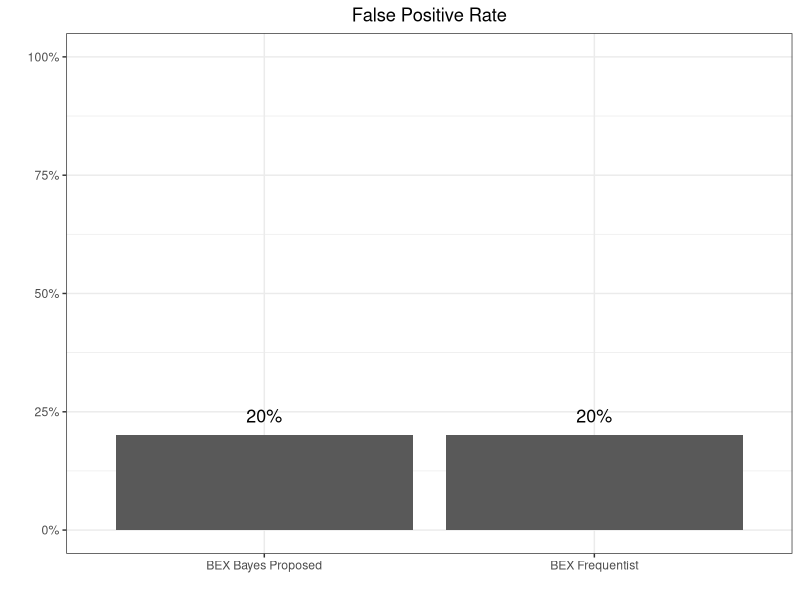
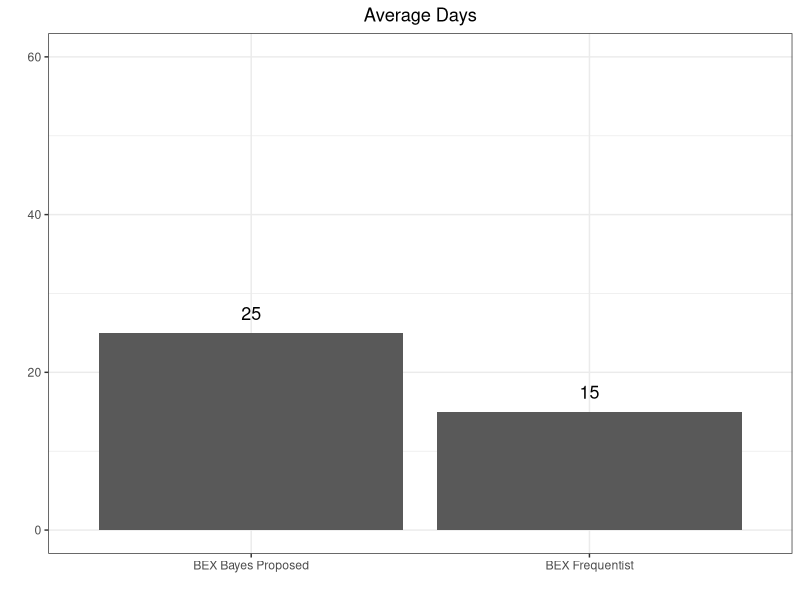

Reproduce these figures in R, in order.

library(ggplot2)


dd <- c(0.20, 0.20)
ll <- c("BEX Frequentist", "BEX Bayes Proposed")

df <- data.frame(ll, dd)

ggplot(df, aes(x=ll, y=dd))+ geom_bar(stat = "identity")+
  geom_text(aes(label = scales::percent(dd, accuracy = 1), vjust=-1, size=4))+theme_bw()+ 
  scale_y_continuous(labels = scales::percent_format(accuracy = 1), limits = c(0,1))+ theme(legend.position="none")+
  xlab("")+ylab("") + ggtitle("False Positive Rate")+
  theme(plot.title = element_text(hjust = 0.5))
  

ff <- c(15, 25)
ll <- c("BEX Frequentist", "BEX Bayes Proposed")
df_2 <- data.frame(ll, dd)

ggplot(df_2, aes(x=ll, y=ff))+ geom_bar(stat = "identity")+theme_bw()+
  geom_text(aes(label = ff, vjust=-1, size=4))+ 
  scale_y_continuous(limits = c(0,60))+ theme(legend.position="none")+
  xlab("")+ylab("") + ggtitle("Average Days")+
  theme(plot.title = element_text(hjust = 0.5))






